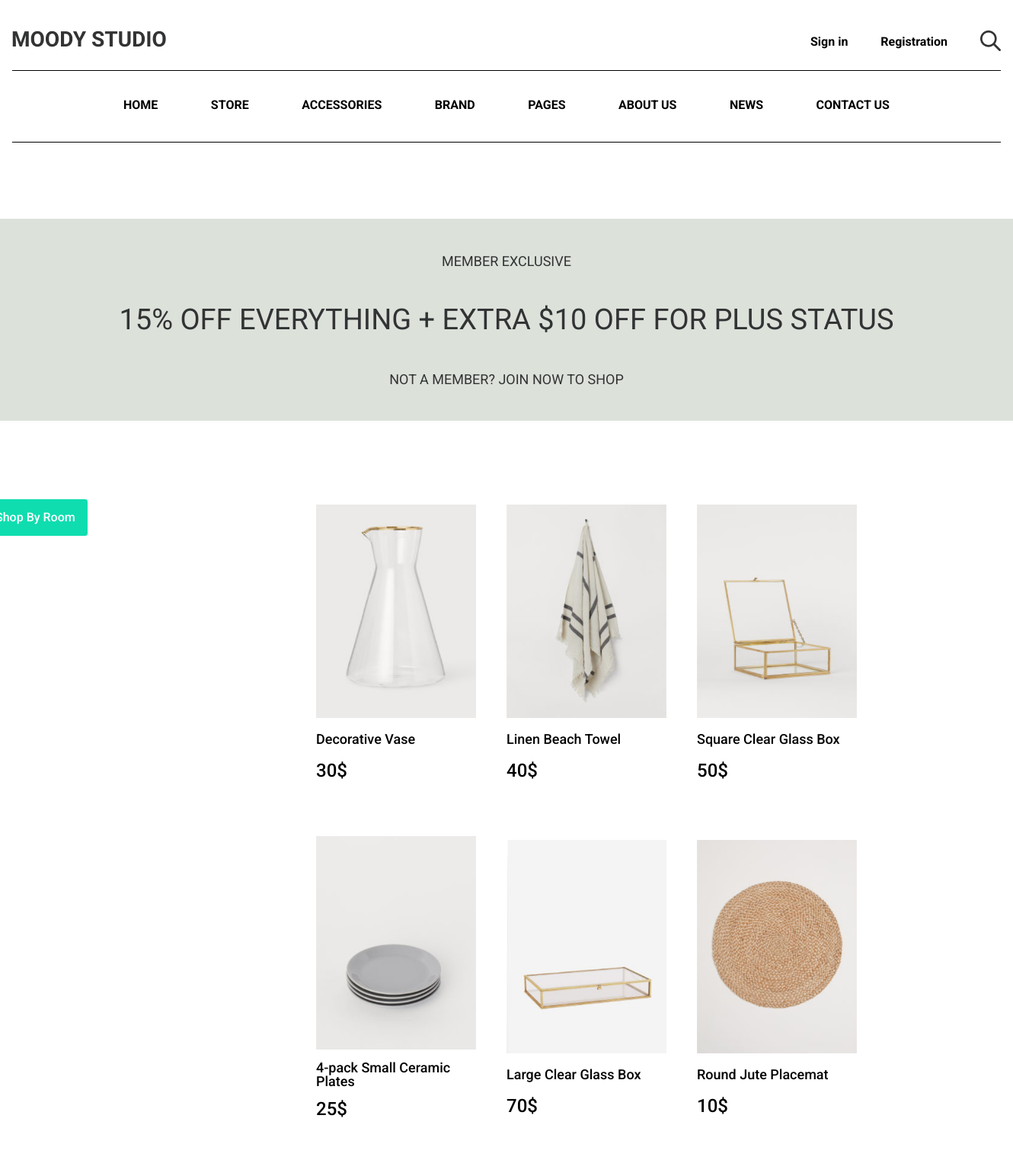
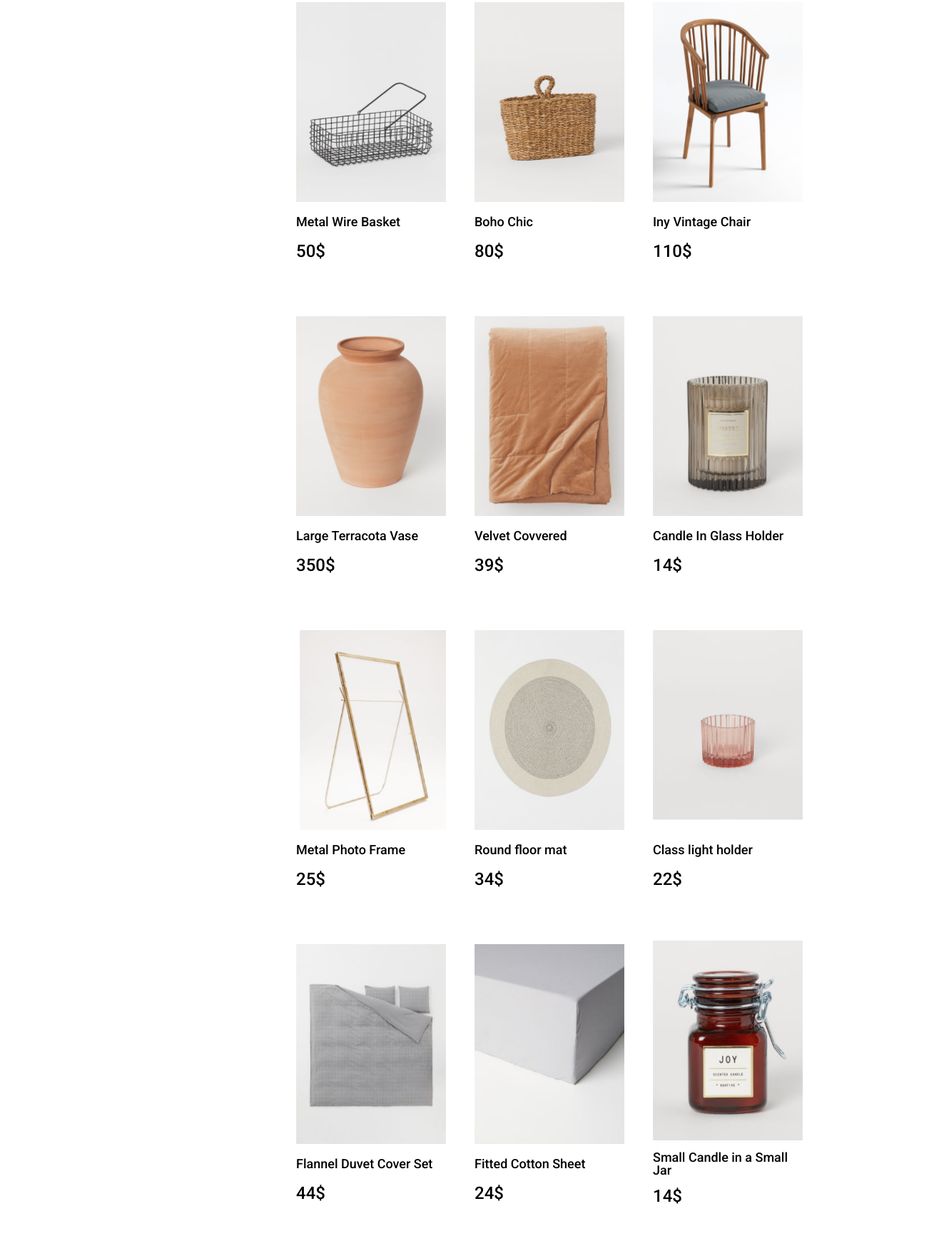
The app's page /category.php (upper part) with its own data (2 pictures, top to bottom).
### tables this page shows
CREATE TABLE `goods` (
  `id` int(11) NOT NULL,
  `title` varchar(255) NOT NULL,
  `price` int(11) NOT NULL,
  `image` varchar(255) NOT NULL,
  `count` int(11) NOT NULL,
  `catid` int(11) NOT NULL
);

### include/classes.php (the view, shortened to what this page needs)
<?php
class Tools {
    static function connect(
        $host='localhost',
        $user="root",
        $pass="",
        $dbname="diplom"
    ) {
        $cs='mysql:host='.$host.';dbname='.$dbname.';charset=utf8;';
        $options=array(
            PDO::ATTR_ERRMODE=>PDO::ERRMODE_EXCEPTION,
            PDO::ATTR_DEFAULT_FETCH_MODE=>PDO::FETCH_ASSOC,
            PDO::MYSQL_ATTR_INIT_COMMAND=>'SET NAMES UTF8'
        );
        try {
            $pdo = new PDO($cs,$user,$pass,$options);
            return $pdo;
        }
        catch(PDOException $e) {
            echo $e->getMessage();
            return false;
        }
    }
}
class Item {
    public $id, $title, $price, $image, $count, $catid;
    function __construct($title, $price, $image, $count, $catid, $id=0) {
        $this->id=$id;
        $this->title=$title;
        $this->price=$price;
        $this->image=$image;
    }
    static function GetItems($catid=0)
	{
		$ps=null;
		$items=null;
		try{
			$pdo=Tools::connect();
			if($catid == 0)
			{
				$ps=$pdo->prepare('select * from goods');
				$ps->execute();
			}
			else
			{
				$ps=$pdo->prepare('select * from goods where catid=?');
				$ps->execute(array($catid));
			}
			while ($row=$ps->fetch())
			{
				$item=new Item($row['title'], $row['price'], $row['image'],
					$row['count'], $row['catid'],$row['id']);
				$items[]=$item;
			}
			return $items;
		}
		catch(PDOException $e)
		{
  			echo $e->getMessage();
  			return false;
		}
	}
    function Draw()
	{
		echo 	"<div class='category-card'>";
		echo 		"<a href='single.php?id=".$this->id."' class='pull-left'>";
		echo 			"<img class='category-card-img' src='./Img/".$this->image."'/>";
		echo 			"<div class='category-card-title'>";
		echo 				"".$this->title;
		echo 			"</div>";
		echo 			"<div class='category-card-price'>";
		echo 				$this->price."$";
		echo 			"</div>";
		echo 		"</a>";
		echo 	"</div>";
	}
}

### category.php (shortened to what this page needs)
<?php
include('include/classes.php');
?>
<!DOCTYPE html>
<html lang="en">
<head>
    <link href="https://cdn.jsdelivr.net/npm/bootstrap@5.0.0-beta3/dist/css/bootstrap.min.css" rel="stylesheet">
    <link rel="stylesheet" href="http://maxcdn.bootstrapcdn.com/font-awesome/latest/css/font-awesome.min.css">
    <link href='./assets/jquery-bar-rating-master/dist/themes/fontawesome-stars.css' rel='stylesheet' type='text/css'>
    <link href="CSS/reset.css" rel="stylesheet">
    <link href="CSS/main.css" rel="stylesheet">
</head>
<body>
    <?php include('include/nav.php')?>
    <div class="category-container">
        <div class="category-exclusive-wrapper">
            <div class="category-exclusive-title">MEMBER EXCLUSIVE</div>
            <div class="category-exclusive-off">15% OFF EVERYTHING + EXTRA $10 OFF FOR PLUS STATUS</div>
            <div class="category-exclusive-not">NOT A MEMBER? JOIN NOW TO SHOP</div>
        </div>
        <div class="category-content-wrapper">
            <div class="category-content-menu">
            <div>
                <div class="flexDiv">
                    <button class="sec_btn" onclick="openMulti();">Shop By Room</button>
                </div>
            </div>
            </div>
            <div class="category-content-goods">
                <?php
                echo '<div class="row" id="result" style="margin-right:10px;" >';
                $items=Item::GetItems();
                foreach($items as $item)
                {
                    $item->Draw();
                }
                echo '</div>';
                ?>
            </div>
        </div>
    </div>
</body>
</html>

### CSS/main.css (style rules this page uses)
body { display: flex; flex-direction: column; align-items: center; width: 100%; }
.category-container { width: 1440px; }
.category-exclusive-wrapper { height: 265px; background-color: rgb(220, 225, 218); margin-top: 100px; display: flex; flex-direction: column; justify-content: space-evenly; align-items: center; }
.category-exclusive-title { color: rgb(50, 51, 52); font-family: Roboto; font-size: 18px; font-weight: 400; line-height: 21px; }
.category-exclusive-off { color: rgb(50, 51, 52); font-family: Roboto; font-size: 38px; font-weight: 400; line-height: 45px; }
.category-exclusive-not { color: rgb(50, 51, 52); font-family: Roboto; font-size: 18px; font-weight: 400; line-height: 21px; }
.flexDiv { display: flex; flex-direction: column; align-items: flex-start; width: fit-content; margin: 32px; }
.sec_btn { --bgColor: #869cff; }
button { font-family: "Roboto", sans-serif; font-size: 16px; font-weight: 500; border: 1px solid #fff; outline: none; padding: 16px; border-radius: 4px; cursor: pointer; background-color: #0fddaf; color: #ffffff; box-shadow: 0 0 0 1px rgba(0, 0, 0, 0) inset; }
.category-content-wrapper { display: flex; margin-top: 70px; }
.category-content-menu { min-height: 600px; width: 450px; }
.category-content-goods { width: 850px; display: flex; }
.category-card { width: 210px; height: 400px; margin: 20px; }
.category-card a { width: 210px; height: 400px; text-decoration: none; display: flex; flex-direction: column; justify-content: space-evenly; }
.category-card-img { width: 210px; height: 280px; object-fit: fill; }
.category-card-title { font-family: "Roboto", sans-serif; font-size: 18px; font-weight: 500; color: #000; }
.category-card-price { font-family: "Roboto", sans-serif; font-size: 24px; font-weight: 500; color: #000; }

### records on screen
goods: image (picture), title "Decorative Vase", price "30"
goods: image (picture), title "Linen Beach Towel", price "40"
goods: image (picture), title "Square Clear Glass Box", price "50"
goods: image (picture), title "4-pack Small Ceramic Plates", price "25"
goods: image (picture), title "Large Clear Glass Box", price "70"
goods: image (picture), title "Round Jute Placemat", price "10"
goods: image (picture), title "Metal Wire Basket", price "50"
goods: image (picture), title "Boho Chic", price "80"
goods: image (picture), title "Iny Vintage Chair", price "110"
goods: image (picture), title "Large Terracota Vase", price "350"
goods: image (picture), title "Velvet Covvered", price "39"
goods: image (picture), title "Candle In Glass Holder", price "14"
goods: image (picture), title "Metal Photo Frame", price "25"
goods: image (picture), title "Round floor mat", price "34"
goods: image (picture), title "Class light holder", price "22"
goods: image (picture), title "Flannel Duvet Cover Set", price "44"
goods: image (picture), title "Fitted Cotton Sheet", price "24"
goods: image (picture), title "Small Candle in a Small Jar", price "14"
